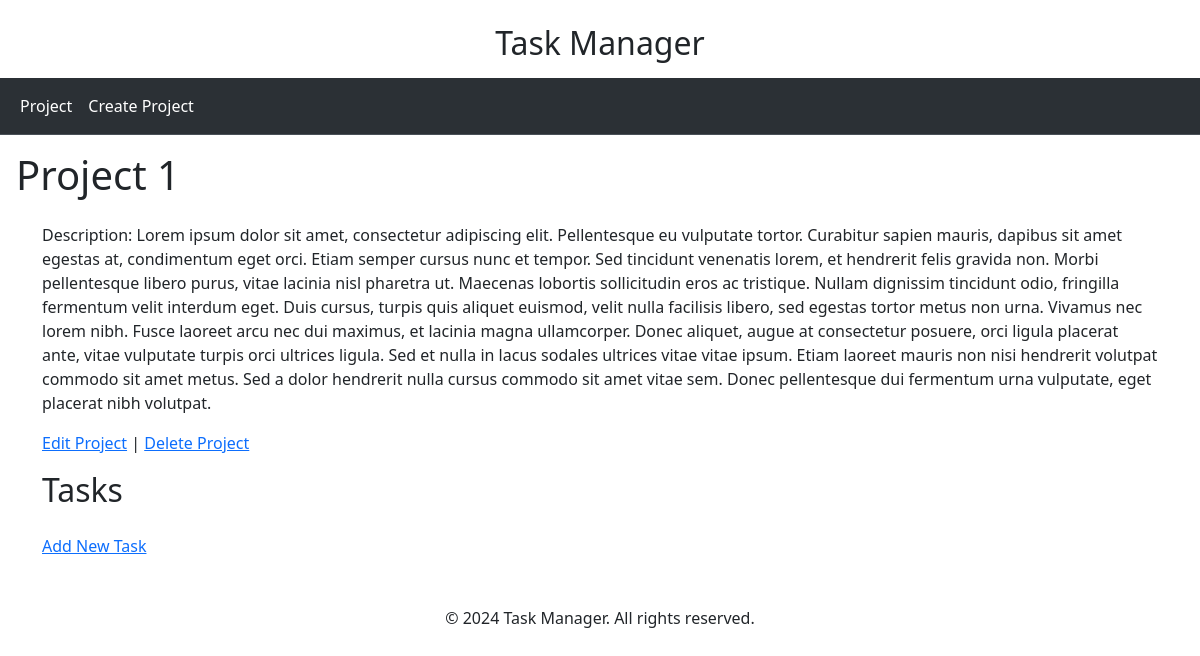
The app's page /projects/3/, older data.
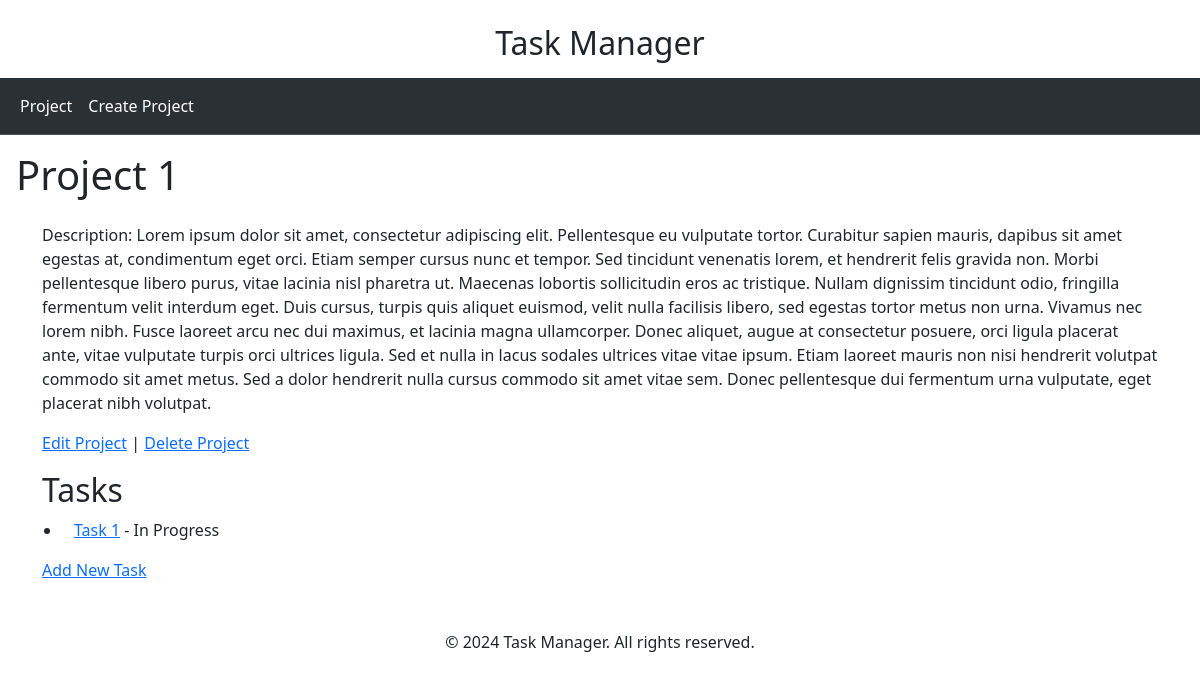
The same page, newer data.
### tasks/models.py (models this page shows)
class Project(models.Model):
    name = models.CharField(max_length=100)
    description = models.TextField()

class Task(models.Model):
    title = models.CharField(max_length=255)
    description = models.TextField()
    project = models.ForeignKey(Project, related_name='tasks', on_delete=models.CASCADE)
    assigned_to = models.ForeignKey(User, related_name='tasks', on_delete=models.SET_NULL, null=True)
    created_at = models.DateTimeField(auto_now_add=True)
    updated_at = models.DateTimeField(auto_now=True)
    is_completed = models.BooleanField(default=False)

### tasks/views.py (the view)
# urls.py: path('projects/<int:pk>/', views.ProjectDetailView.as_view(), name='project_detail'),
class ProjectDetailView(DetailView):
    model = Project
    template_name = 'tasks/project_detail.html'

### tasks/templates/tasks/project_detail.html
{% extends "base.html" %}
{% block content %}
<h1 class="p-3">{{ project.name }}</h1>
<div class="container">
    <p>Description: {{ project.description }}</p>
    <a href="{% url 'project_edit' project.id %}">Edit Project</a> |
    <a href="{% url 'project_delete' project.id %}">Delete Project</a>
</div>
<div class="container">
    <div class="row pt-3">
       <h2>Tasks</h2>
    </div>
    <ul>
        {% for task in project.tasks.all %}
        <div class="row">
            <li>
                <a href="{% url 'task_detail' task.id %}">{{ task.title }}</a> - {{ task.is_completed|yesno:"Completed,In Progress" }}
            </li>
        </div>
        {% endfor %}
    </ul>
    <a href="{% url 'task_create' project.id %}">Add New Task</a>
</div>
{% endblock %}

### tasks/templates/base.html (shortened to what this page needs)
{% load static %}
<!DOCTYPE html>
<html lang="en">
<head>
    <link rel="stylesheet" href="{% static 'css/style.css' %}">
    <link href="https://cdn.jsdelivr.net/npm/bootstrap@5.3.3/dist/css/bootstrap.min.css" rel="stylesheet">
</head>
<body>
<header>
    <div class="container text-center pt-4 pb-2">
        <div class="row">
            <h2>Task Manager</h2>
        </div>
    </div>
    <nav class="navbar bg-dark border-bottom border-body navbar-expand-lg bg-body-tertiary" data-bs-theme="dark">
        <div class="container-fluid">
        <ul ul class="navbar-nav">
            <li class="nav-item">
                <a class="nav-link active" href="{% url 'project_list' %}">Project</a>
            </li>
            <li class="nav-item">
                <a class="nav-link active" href="{% url 'project_create' %}">Create Project</a>
            </li>
        </ul>
    </div>
    </nav>
</header>
<div>
    {% block content %}{% endblock %}
</div>
<footer>
    <div class="container text-center p-5">
        <div class="row">
            <p>© 2024 Task Manager. All rights reserved.</p>
        </div>
    </div>
</footer>
</body>
</html>

Row changes from the older to the newer data that the page shows:
added Task: title "Task 1", is_completed "In Progress"
